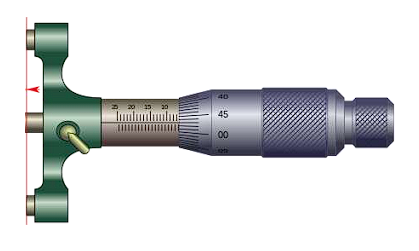
#> input picture logo.PNG, 419 x 251 px, found by its file name
$ python Cv2.py
#> lines starting #> are read from the running program, lines starting #| are printed output that depends on the picture
import cv2
import pandas as pd
import numpy as np
"""
-1, cv2.IMREAD_COLOR : Elimina la Transparencia.
 0, cv2.IMREAD_GRAYSCALE : Deja todo en gris.
 1, cv2.IMREAD_UNCHANGED : No hace nada.
 ROTATE_180: Rotar 180 grados.
 ROTATE_90_CLOCKWISE: Rotar 90 grados en sentidos de las agujas .
 ROTATE_90_COUNTERCLOCKWISE: Rotar 90 grados en sentidos contrario de las agujas.
 """
img = cv2.imread('logo.png', 1)                           #Abrimos y guardamos en una variable la imagen
#> img is the input picture: shape (251, 419, 3); mean B, G, R 222.3, 221.6, 219.7
img = cv2.resize(img, (0, 0),fx=1,fy=1)                   #Sirve para reducir el tamaño
img = cv2.rotate(img, cv2.ROTATE_90_COUNTERCLOCKWISE)     #Rotar la imagen
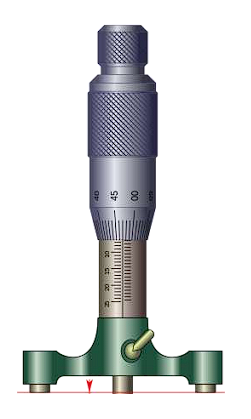
#> img: shape (419, 251, 3); mean B, G, R 222.3, 221.6, 219.7
cv2.imwrite("nuevologo.png",img)                          #Guardamos una nueva imagen cambiando el nombre
lista = []
for i in img:
    lista+=list(i)
#> after the loop, lista = 105169 items
print(len(lista))
#| 105169
print(img[0][0])
#| [255 255 255]
print(list(img[0]))
#> (printed output is left out)
img2 = pd.Series(list(img[0]))

cv2.imshow('Image', img)                 #Mostramos imagen.
cv2.waitKey(0)                           #Decimos cuanto tiempo va a durar la imagen, si colocamos 0 sera por un tiempo indefinido.
cv2.destroyAllWindows()                  #Cerrar la ventana
